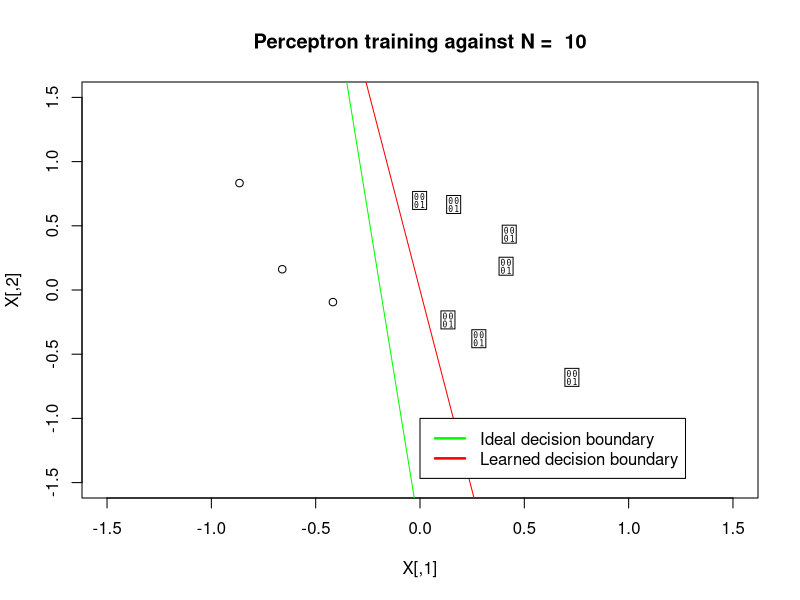

The R source for this figure:
# Perceptron Learning Algorithm implementation
#
# As long as the data is linearly separable, it will converge
# in a finite number of iterations.
##########################################################################
# The core perceptron learning algorithm
#
# 1) Initialize the weight vector W to 0
# 2) Calculate h(x) = sign(transpose of W * (X))
# 3) Pick any misclassified point (xn, yn)
# 4) Update the weight vector by w <- w + yn * xn
# 5) Repeat until no points are misclassified
#########################################################################
perceptron <- function(X, Y)
{
    converged <- F

    # Initialize weight vector to 0
    W <- matrix(0, 1, 3)
    X <- cbind(rep(1, N), X)

    # Run for 1000 iterations
    for (i in 1:1000)
    {
        # Calculate h(x) with the weight vector W and the data input X
        h.X <- fn.sign(W %*% t(X))

        # Calculate the misclassified mask
        misclassified.mask <- h.X != Y

        # Check if all of the points are classified correctly
        if (sum(misclassified.mask) == 0)
        {
            # Yes! We are done.
            converged <- T
            break
        }
        else
        {
            # No! We have to update the weight vector now using any one of the misclassified input

            # Get the misclassified points out
            misclassified.points <- X[misclassified.mask, , drop = F]
            misclassified.points.Y <- Y[misclassified.mask]

            # Get one of them
            misclassified.point.index <- sample(dim(misclassified.points)[1], 1)
            misclassified.point <- misclassified.points[misclassified.point.index, , drop = F]
            misclassified.point.Y <- misclassified.points.Y[misclassified.point.index]

            # Now update the weight vector
            W <- W + misclassified.point.Y %*% misclassified.point
        }

        # repeat
    }

    if (converged)
    {
        cat('Converged! Iteration ', i, ' , with final weight : ', W, '\n')
    }
    else
    {
        cat('DID NOT CONVERGE!\n')
    }

    return(W)
}

####################################################################################
# Function to determine if a point lies on the left or right side of a line, which
# is the ideal/learned decision boundary here
####################################################################################
on.which.side <- function(line.separator, point)
{
    values <- (line.separator[2,1] - line.separator[1,1]) * (point[,2] - line.separator[1,2]) -
            (line.separator[2,2] - line.separator[1,2]) * (point[,1] - line.separator[1,1])
    return(fn.sign(values))
}

####################################################################################
# The SIGN function in the perceptron learning algorithm
####################################################################################
fn.sign <- function(values)
{
    return(ifelse(values > 0, 1, -1))
}

####################################################################################
# This function calculates the two ending points of the decision boundary given
# a weight vector. Not necessarily in practice, but just to help visualize for
# you to see.
####################################################################################
decision.boundary <- function(W)
{
    X1 <- c(-2.0, 2.0)
    X2 <- -(W[2]/W[3]) * X1 - W[1]/W[3]
    return(matrix(cbind(X1, X2), 2, 2))
}

# Initialize a random plane to separate the -1, +1
line.separator <- matrix(runif(4, -1, 1), 2, 2)
line.separator[1,2] <- -2
line.separator[2,2] <- +2

# Initialize N random points, and Y
N <- 10
X <- matrix(runif(N*2, -1, 1), N, 2)
Y <- on.which.side(line.separator, X)

# Run perceptron algorithm
W <- perceptron(X, Y)

# Plot the points according to its actual class
plot(X, pch = Y, xlim = c(-1.5, 1.5), ylim = c(-1.5, 1.5))

# Plot ideal decision boundary
lines(line.separator, col="green")

# Plot learned decision boundary
lines(decision.boundary(W), col="red")

title(paste("Perceptron training against N = ", N))
legend(0, -1.0, c("Ideal decision boundary", "Learned decision boundary"), lty=c(1,1), lwd=c(2.5,2.5),col=c("green","red"))
